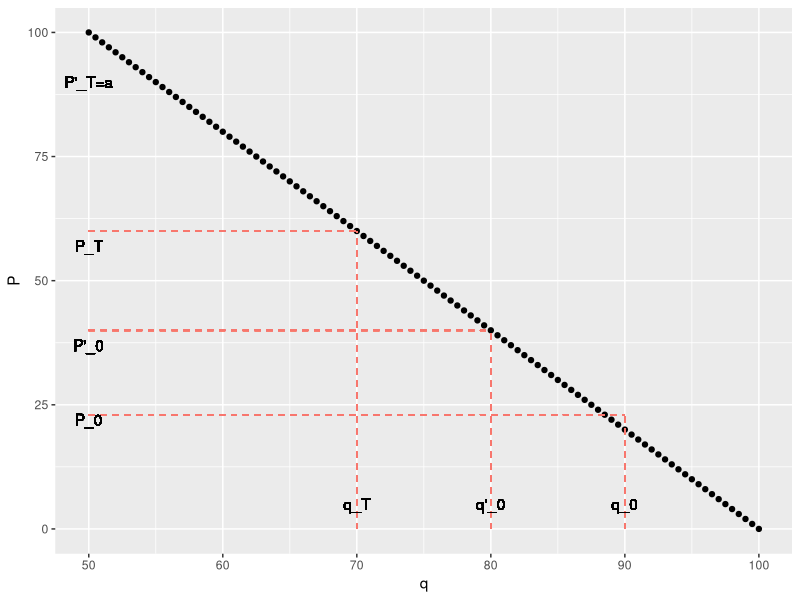
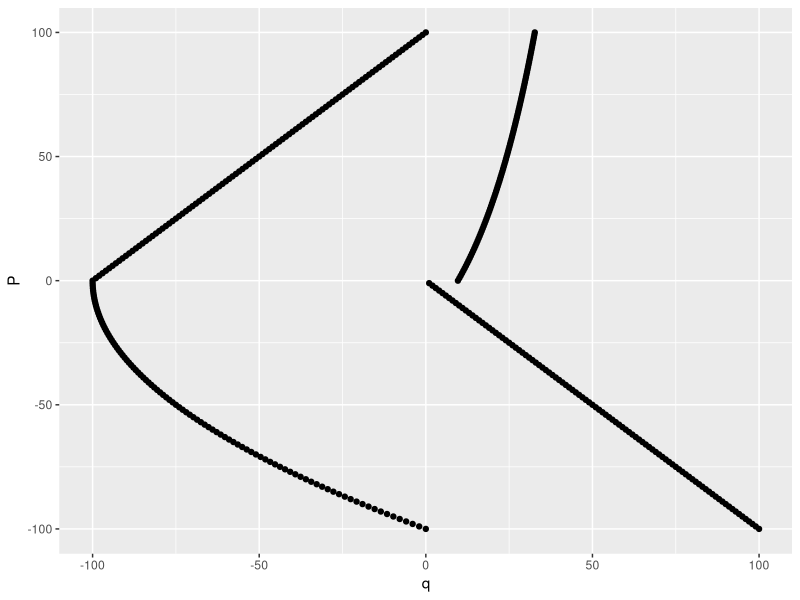

Recreate these plots in R, in order.
## ---- chunk 1
library(tidyverse)
graph = tibble(P=seq(from=0,to=100), q=(100 - 0.5*P))

ggplot(graph, aes(x=q, y=P)) + 
  geom_point() +
  geom_segment(aes(x=90, xend=90, y=0, yend=23, color = "red"), linetype="dashed") +
  geom_segment(aes(x=50, xend=90, y=023, yend=23, color = "red"), linetype="dashed") +
  geom_segment(aes(x=80, xend=80, y=0, yend=40, color = "red"), linetype="dashed") +
  geom_segment(aes(x=50, xend=80, y=40, yend=40, color = "red"), linetype="dashed") +
  geom_segment(aes(x=70, xend=70, y=0, yend=60, color = "red"), linetype="dashed") +
  geom_segment(aes(x=50, xend=70, y=60, yend=60, color = "red"), linetype="dashed") +
  geom_text(aes(x= 90, y = 5, label="q_0")) +
  geom_text(aes(x= 80, y = 5, label="q'_0")) +
  geom_text(aes(x= 70, y = 5, label="q_T")) +
  geom_text(aes(x= 50, y = 90, label="P'_T=a")) +
  geom_text(aes(x= 50, y = 57, label="P_T")) +
  geom_text(aes(x= 50, y = 37, label="P'_0")) +
  geom_text(aes(x= 50, y = 22, label="P_0")) + 
  theme(legend.position="none")
## ---- chunk 2
# q=(100 - 0.5*P)
fourquadrant <- tibble(P=seq(from=-100,to=100)) %>% 
  mutate(q = ifelse(P >= 0, (-100+1*P), (-100+(P/10)^2)),
         t = ifelse(P >= 0, ((log((P+48.019)/30.019))/log(1.05)), (0-1*P))
  )

ggplot(fourquadrant) + 
  geom_point(aes(x = q, y = P)) + 
  geom_point(aes(x=t, y=P)) +
  xlim(-100, 100) + 
  ylim(-100, 100)
